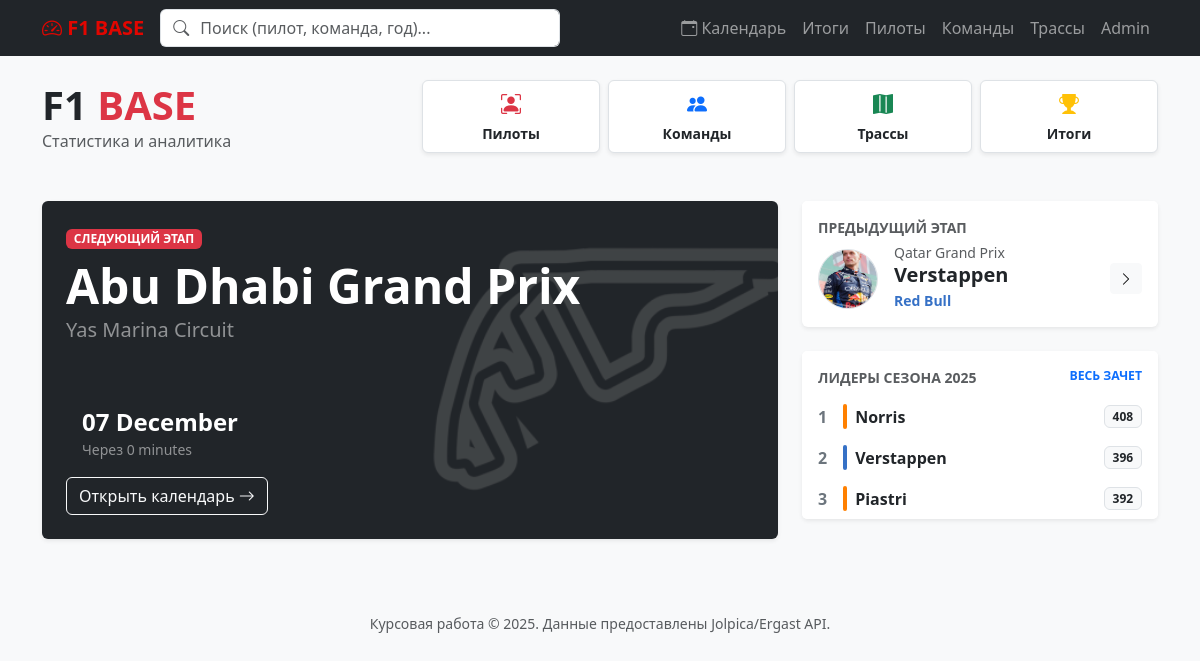
The page / on the database its author committed.
### racing/models.py (models this page shows, shortened)
class Race(models.Model):
    year = models.IntegerField(verbose_name="Сезон (Год)")
    round = models.IntegerField(verbose_name="Этап")
    circuit = models.ForeignKey(Circuit, on_delete=models.CASCADE, verbose_name="Трасса")
    name = models.CharField(max_length=200, verbose_name="Название Гран-при")
    date = models.DateField(verbose_name="Дата гонки")
    url = models.URLField(verbose_name="Ссылка на Wiki", blank=True)
    fp1_time = models.DateTimeField(null=True, blank=True, verbose_name="Практика 1")
    fp2_time = models.DateTimeField(null=True, blank=True, verbose_name="Практика 2")
    fp3_time = models.DateTimeField(null=True, blank=True, verbose_name="Практика 3")
    qualifying_time = models.DateTimeField(null=True, blank=True, verbose_name="Квалификация")
    sprint_quali_time = models.DateTimeField(null=True, blank=True, verbose_name="Спринт-квалификация")
    race_time = models.TimeField(null=True, blank=True, verbose_name="Время старта гонки")  # Отдельно время старта
    class Meta:
        verbose_name = "Гонка"
        verbose_name_plural = "Гонки"
        ordering = ['-year', 'round']  # Сортировка: сначала новые

class Circuit(models.Model):
    circuit_ref = models.SlugField(primary_key=True, verbose_name="ID трассы (slug)")
    name = models.CharField(max_length=200, verbose_name="Название")
    location = models.CharField(max_length=100, verbose_name="Город")
    country = models.CharField(max_length=100, verbose_name="Страна")
    lat = models.FloatField(null=True, blank=True, verbose_name="Широта")
    lng = models.FloatField(null=True, blank=True, verbose_name="Долгота")
    url = models.URLField(verbose_name="Ссылка на Wiki", blank=True)
    layout_image = models.ImageField(upload_to='circuits/', verbose_name="Схема трассы", blank=True, null=True)
    class Meta:
        verbose_name = "Трасса"
        verbose_name_plural = "Трассы"

class Driver(models.Model):
    driver_ref = models.SlugField(primary_key=True, verbose_name="ID пилота (slug)")
    code = models.CharField(max_length=10, blank=True, verbose_name="Код (VER)")
    number = models.IntegerField(null=True, blank=True, verbose_name="Номер")
    forename = models.CharField(max_length=100, verbose_name="Имя")
    surname = models.CharField(max_length=100, verbose_name="Фамилия")
    dob = models.DateField(null=True, blank=True, verbose_name="Дата рождения")
    nationality = models.CharField(max_length=100, verbose_name="Национальность")
    url = models.URLField(verbose_name="Ссылка на Wiki", blank=True)
    photo = models.ImageField(upload_to='drivers/', verbose_name="Фото", blank=True, null=True)
    photo_cutout = models.ImageField(upload_to='drivers/cutouts/', verbose_name="Фото (Вырезка/Подиум)", blank=True, null=True)
    biography = models.TextField(verbose_name="Биография (RU)", blank=True, help_text="Текст на русском")
    championships = models.IntegerField(default=0, verbose_name="Титулов Чемпиона Мира")
    class Meta:
        verbose_name = "Пилот"
        verbose_name_plural = "Пилоты"

class Constructor(models.Model):
    constructor_ref = models.SlugField(primary_key=True, verbose_name="ID команды (slug)")
    name = models.CharField(max_length=100, verbose_name="Название")
    nationality = models.CharField(max_length=100, verbose_name="Национальность")
    url = models.URLField(verbose_name="Ссылка на Wiki", blank=True)
    logo = models.ImageField(upload_to='constructors/', verbose_name="Логотип", blank=True, null=True)
    description = models.TextField(verbose_name="Описание/История", blank=True)
    is_active = models.BooleanField(default=False, verbose_name="Активная команда (текущий сезон)")
    championships = models.IntegerField(default=0, verbose_name="Кубков Конструкторов")
    hex_color = models.CharField(max_length=7, default='#333333', verbose_name="Цвет (HEX)",
                                 help_text="Например: #FF0000")
    class Meta:
        verbose_name = "Команда"
        verbose_name_plural = "Команды"

### racing/views.py (the view)
# urls.py: path('', views.index, name='home'),
def index(request):
    today = date.today()
    next_race = Race.objects.filter(date__gte=today).order_by('date').first()
    last_race = Race.objects.filter(date__lt=today).order_by('-date').first()
    last_winner = None
    if last_race:
        last_winner = Result.objects.filter(race=last_race, position=1).select_related('driver', 'constructor').first()
    current_year = next_race.year if next_race else (last_race.year if last_race else 2025)
    top_drivers = []
    drivers_qs = Driver.objects.filter(
        Q(results__race__year=current_year) | Q(sprint_results__race__year=current_year)
    ).distinct()
    for driver in drivers_qs:
        p_race = Result.objects.filter(driver=driver, race__year=current_year).aggregate(Sum('points'))[
                     'points__sum'] or 0
        p_sprint = SprintResult.objects.filter(driver=driver, race__year=current_year).aggregate(Sum('points'))[
                       'points__sum'] or 0
        total_points = p_race + p_sprint
        last_res = Result.objects.filter(driver=driver, race__year=current_year).order_by('-race__date').first()
        if not last_res:
            last_res = SprintResult.objects.filter(driver=driver, race__year=current_year).order_by(
                '-race__date').first()
        team = last_res.constructor if last_res else None
        top_drivers.append({
            'driver': driver,
            'team': team,
            'points': total_points
        })
    top_drivers.sort(key=lambda x: x['points'], reverse=True)
    top_3 = top_drivers[:3]
    counts = {
        'drivers': Driver.objects.count(),
        'teams': Constructor.objects.count(),
        'races': Race.objects.count()
    }
    context = {
        'next_race': next_race,
        'last_race': last_race,
        'last_winner': last_winner,
        'top_3': top_3,
        'counts': counts,
        'current_year': current_year
    }
    return render(request, 'racing/index.html', context)

### racing/templatetags/racing_extras.py (called while the page is built)
@register.filter
def get_flag_code(country_name):
    return COUNTRY_CODES.get(country_name, 'xx').lower()

### racing/templates/racing/index.html (shortened to what this page needs)
{% extends 'racing/base.html' %}
{% load racing_extras %}
{% block content %}
<div class="row align-items-center mb-5">
    <div class="col-lg-4 mb-3 mb-lg-0">
        <h1 class="fw-bold text-uppercase m-0">F1 <span class="text-danger">Base</span></h1>
        <p class="text-muted m-0">Статистика и аналитика</p>
    </div>
    <div class="col-lg-8">
        <div class="row g-2">
            <div class="col-3">
                <a href="{% url 'driver_list' %}" class="btn btn-white shadow-sm w-100 h-100 d-flex flex-column align-items-center justify-content-center py-2 border hover-up text-decoration-none">
                    <i class="bi bi-person-bounding-box text-danger mb-1 fs-5"></i>
                    <span class="small fw-bold text-dark">Пилоты</span>
                </a>
            </div>
            <div class="col-3">
                <a href="{% url 'constructor_list' %}" class="btn btn-white shadow-sm w-100 h-100 d-flex flex-column align-items-center justify-content-center py-2 border hover-up text-decoration-none">
                    <i class="bi bi-people-fill text-primary mb-1 fs-5"></i>
                    <span class="small fw-bold text-dark">Команды</span>
                </a>
            </div>
            <div class="col-3">
                <a href="{% url 'circuit_list' %}" class="btn btn-white shadow-sm w-100 h-100 d-flex flex-column align-items-center justify-content-center py-2 border hover-up text-decoration-none">
                    <i class="bi bi-map-fill text-success mb-1 fs-5"></i>
                    <span class="small fw-bold text-dark">Трассы</span>
                </a>
            </div>
            <div class="col-3">
                <a href="{% url 'season_detail' current_year|default:2025 %}" class="btn btn-white shadow-sm w-100 h-100 d-flex flex-column align-items-center justify-content-center py-2 border hover-up text-decoration-none">
                    <i class="bi bi-trophy-fill text-warning mb-1 fs-5"></i>
                    <span class="small fw-bold text-dark">Итоги</span>
                </a>
            </div>
        </div>
    </div>
</div>
<div class="row g-4 mb-5">
    <div class="col-lg-8">
        <div class="card border-0 shadow-sm h-100 overflow-hidden text-white bg-dark position-relative">
            {% if next_race %}
                {% if next_race.circuit.layout_image %}
                <div class="position-absolute top-0 end-0 w-50 h-100"
                     style="background-image: url('{{ next_race.circuit.layout_image.url }}');
                            background-size: contain; background-repeat: no-repeat; background-position: center right;
                            filter: invert(1) opacity(0.15); margin-right: -20px;">
                </div>
                {% endif %}
                <div class="card-body p-4 position-relative d-flex flex-column justify-content-between">
                    <div>
                        <div class="badge bg-danger mb-2">СЛЕДУЮЩИЙ ЭТАП</div>
                        <h2 class="display-5 fw-bold mb-0">{{ next_race.name }}</h2>
                        <p class="lead text-white-50">{{ next_race.circuit.name }}</p>
                    </div>
                    <div class="mt-4">
                        <div class="d-flex align-items-center gap-3">
                            <div>
                                <h4 class="m-0 fw-bold">{{ next_race.date|date:"d E" }}</h4>
                                <small class="text-white-50">Через {{ next_race.date|timeuntil }}</small>
                            </div>
                        </div>
                        <a href="{% url 'calendar' next_race.year %}" class="btn btn-outline-light mt-3 stretched-link">
                            Открыть календарь <i class="bi bi-arrow-right"></i>
                        </a>
                    </div>
                </div>
            {% else %}
                <div class="card-body p-5 text-center">
                    <h3 class="text-white-50">Сезон завершен</h3>
                    <p>Ждем календарь на следующий год.</p>
                </div>
            {% endif %}
        </div>
    </div>
    <div class="col-lg-4">
        <div class="card border-0 shadow-sm mb-4">
            <div class="card-header bg-white fw-bold text-uppercase small text-muted border-bottom-0 pt-3">
            </div>
            <div class="card-body pt-0">
                {% if last_race and last_winner %}
                    <div class="d-flex align-items-center">
                        <div class="me-3">
                        </div>
                        <div>
                            <small class="text-muted d-block lh-1">{{ last_race.name }}</small>
                            <a href="{% url 'driver_detail' last_winner.driver.driver_ref %}" class="fw-bold text-dark text-decoration-none fs-5">
                            </a>
                            <div class="small fw-bold" style="color: {{ last_winner.constructor.hex_color|default:'#333' }}">
                            </div>
                        </div>
                        <a href="{% url 'race_detail' last_race.year last_race.round %}" class="btn btn-sm btn-light ms-auto stretched-link"><i class="bi bi-chevron-right"></i></a>
                    </div>
                {% else %}
                    <p class="text-muted small">Нет данных о прошедших гонках.</p>
                {% endif %}
            </div>
        </div>
        <div class="card border-0 shadow-sm">
            <div class="card-header bg-white fw-bold text-uppercase small text-muted border-bottom-0 pt-3 d-flex justify-content-between">
                <span>Лидеры сезона {{ current_year }}</span>
                <a href="{% url 'season_detail' current_year|default:2025 %}" class="text-decoration-none small">Весь зачет</a>
            </div>
            <ul class="list-group list-group-flush">
                {% for item in top_3 %}
                <li class="list-group-item d-flex align-items-center py-2 border-0">
                    <span class="fw-bold text-secondary me-3 w-auto" style="width: 20px;">{{ forloop.counter }}</span>
                    <span class="me-2 rounded-pill" style="width: 4px; height: 25px; background-color: {{ item.team.hex_color|default:'#ccc' }}"></span>
                    <div class="flex-grow-1 text-truncate">
                        <a href="{% url 'driver_detail' item.driver.driver_ref %}" class="text-dark text-decoration-none fw-bold">
                            {{ item.driver.surname }}
                        </a>
                    </div>
                    <span class="badge bg-light text-dark border">{{ item.points|floatformat:0 }}</span>
                </li>
                {% empty %}
                <li class="list-group-item text-muted small">Нет данных</li>
                {% endfor %}
            </ul>
        </div>
    </div>
</div>
{% endblock %}

### racing/templates/racing/base.html (style rules this page uses)
body { background-color: #f8f9fa; }
.card { border: none; shadow-sm: 0 4px 6px rgba(0,0,0,0.1); margin-bottom: 20px; }

### racing/templates/racing/index.html (style rules this page uses)
.btn-white { background: #fff; }

### rows shown on the page
Race: circuit.layout_image (picture), name "Abu Dhabi Grand Prix", circuit.name "Yas Marina Circuit", date "07 December", date "0 minutes"
Driver: driver.surname "Norris", points "408"
Driver: driver.surname "Verstappen", points "396"
Driver: driver.surname "Piastri", points "392"

### other values the page prints
{{ current_year }} "2025"
